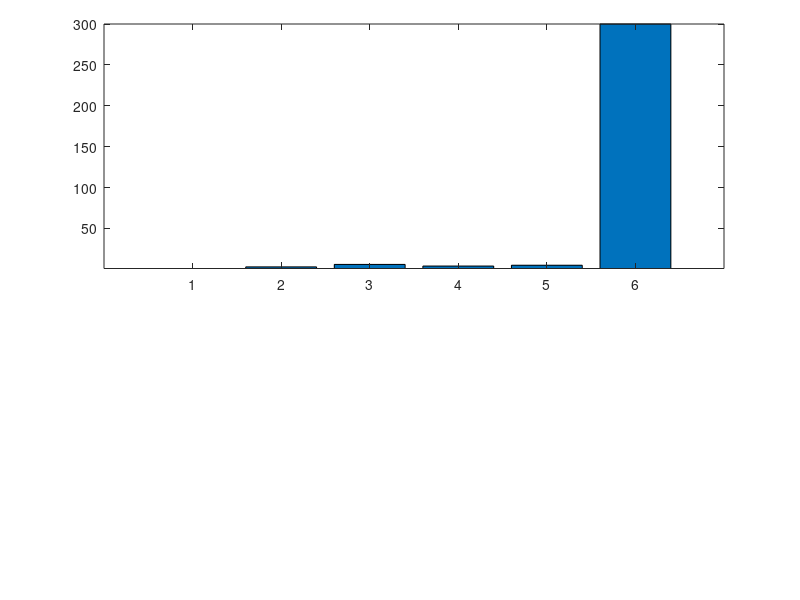

This chart was generated by the following MATLAB code:
a=[1 3 6 4 5 300];

ylim1=[0 20];
ylim2=[100 300];
ylim2=[1 300];
xlim=[0 length(a)+1];

figure;

% retrieve your default axis pos
clf;
p0=get(gca,'position')
delete(gcf);

% create axis1
%a1=axes('position',[p0(1) p0(2) p0(3)/2-.025 p0(4)]);
%a1=axes('position',[p0(1) p0(2) p0(3) p0(4)/2]);
%a2=axes('position',[p0(1) p0(4)/2+.145 p0(3) p0(4)/2])
%barh(a);
%bar(a);
%set(a1,'ylim',ylim1);
%set(a2,'xlim',xlim,'ylim',ylim2);
%set(a2,'xtick',[]);
%box off;

% create axis2
%a2=axes('position',[p0(1)+p0(3)/2+.025 p0(2) p0(3)/2-.025 p0(4)]);
a2=axes('position',[p0(1) p0(4)/2+.145 p0(3) p0(4)/2])
%a2=axes('position',[p0(1) p0(2) p0(3) p0(4)/2]);
%barh(a);
bar(a);

%set(a2,'ylim',ylim1);
%set(a2,'ylim',ylim2);
ylim(ylim2);
%set(a2,'xlim',xlim,'ylim',ylim2);
%set(a2,'xtick',[]);
%set(a2,'xcolor',get(a2,'color'));
%box off

%%%%%%%%%%%%%%%% plotting %%%%%%%%%%%%%%%%%%%%%
output = "break_axis";

%figure;
saveas(1, strcat(output, ".png"));

%box off
